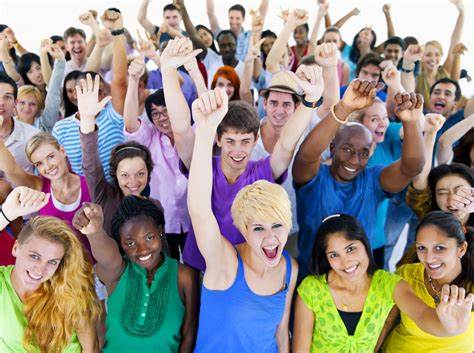
#> input picture f.jpg, 474 x 353 px
$ python face_recog.py
#> lines starting #> are read from the running program, lines starting #| are printed output that depends on the picture; after the words box and inside, x2 and y2 are one past the last pixel; in counts of white or black regions, pixels touching at a corner belong together
import cv2

# Load the pre-trained Haar cascade classifier for face detection
face_cascade = cv2.CascadeClassifier(cv2.data.haarcascades + 'haarcascade_frontalface_default.xml')

# Load the image
image = cv2.imread('./f.jpg')
#> image is the input picture: shape (353, 474, 3); mean B, G, R 136.2, 140.9, 148.3

# Convert the image to grayscale
gray_image = cv2.cvtColor(image, cv2.COLOR_BGR2GRAY)
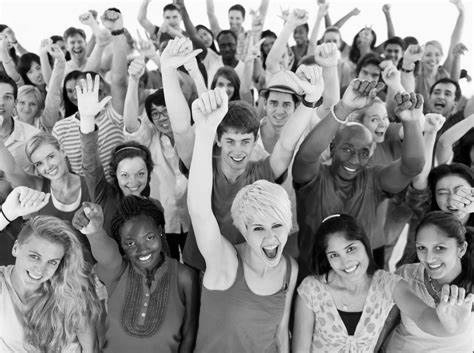
#> gray_image: shape (353, 474); min 0, max 255, mean 142.6

# Detect faces in the image
faces = face_cascade.detectMultiScale(gray_image, scaleFactor=1.1, minNeighbors=5, minSize=(30, 30))
#> faces = [[263, 91, 34, 34], [114, 159, 38, 38], [410, 231, 50, 50], [215, 124, 46, 46], [427, 174, 46, 46], [241, 207, 56, 56], [17, 240, 51, 51]]

# Draw rectangles around the detected faces
for (x, y, w, h) in faces:
    cv2.rectangle(image, (x, y), (x+w, y+h), (255, 0, 0), 2)
#> this loop made 7 passes
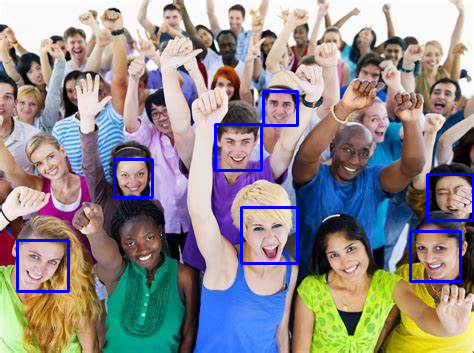
#> image: shape (353, 474, 3); 2.26% of pixels changed, all inside (x1, y1, x2, y2) = (16, 90, 474, 293)

# Display the image with detected faces
cv2.imshow('Faces Detected', image)
cv2.waitKey(0)
cv2.destroyAllWindows()

$ run again, with a.jpg copied over f.jpg
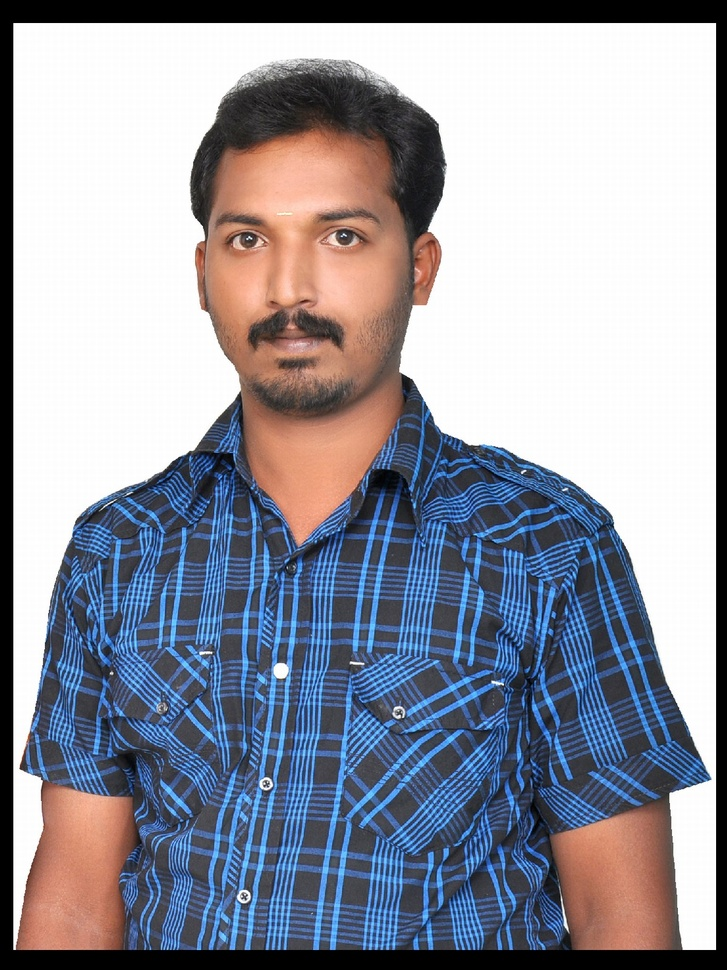
#> input picture a.jpg, 727 x 970 px, shrunk from 1200 x 1600 before the run
#> image is the input picture: shape (970, 727, 3); mean B, G, R 161, 149.6, 147.4
#> `gray_image = cv2.cvtColor(image, cv2.COLOR_BGR2GRAY)`:
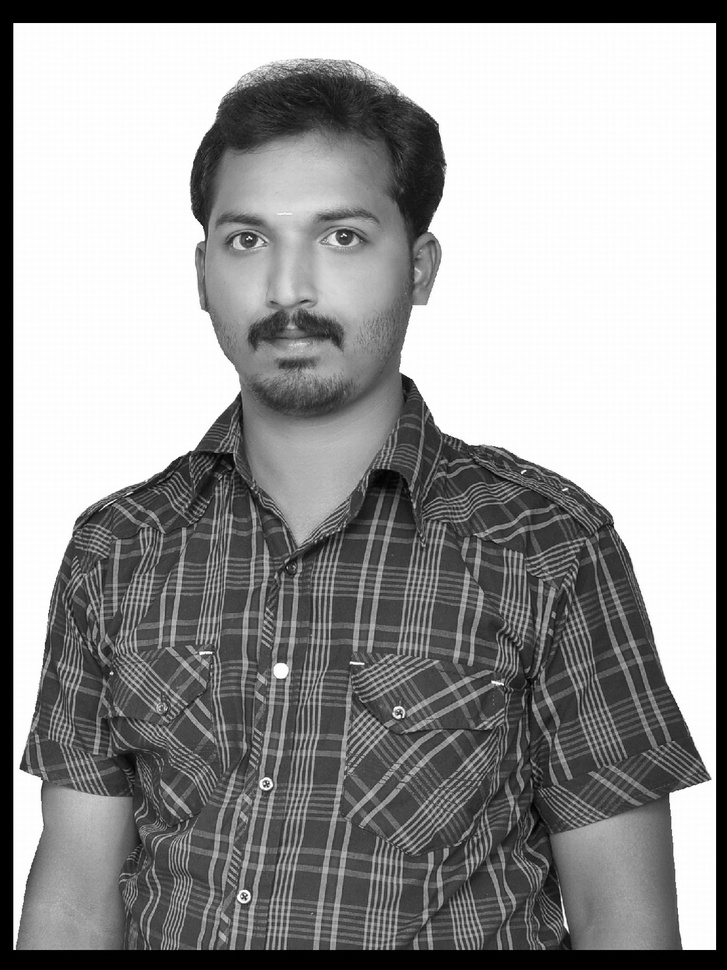
#> gray_image: shape (970, 727); min 0, max 255, mean 150.2
#> faces = [[169, 139, 259, 259]]
#> the loop `for (x, y, w, h) in faces:` made 1 pass
#> after the loop `for (x, y, w, h) in faces:`:
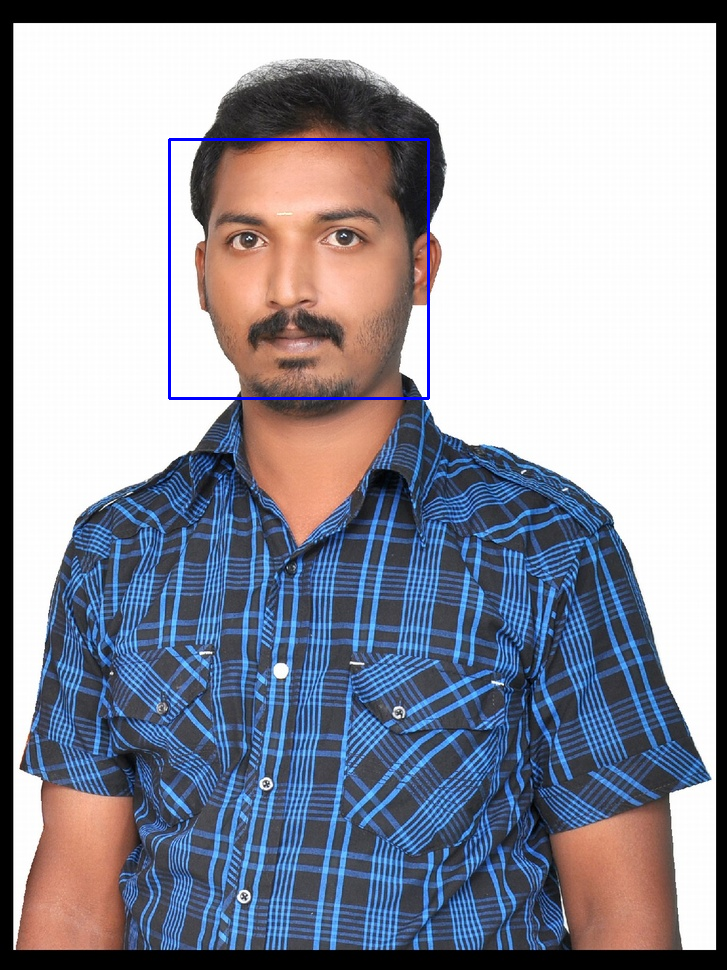
#> image: shape (970, 727, 3); 0.44% of pixels changed, all inside (x1, y1, x2, y2) = (168, 138, 430, 400)

$ run again, with b.jpg copied over f.jpg
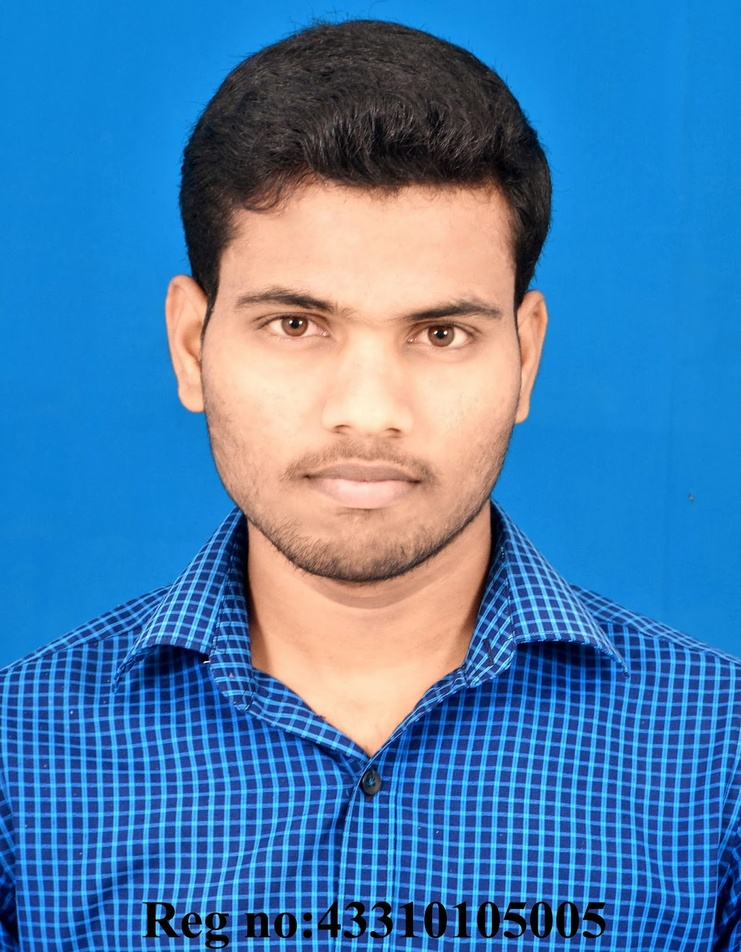
#> input picture b.jpg, 741 x 952 px, shrunk from 1245 x 1600 before the run
#> image is the input picture: shape (952, 741, 3); mean B, G, R 175.9, 126, 72.1
#> `gray_image = cv2.cvtColor(image, cv2.COLOR_BGR2GRAY)`:
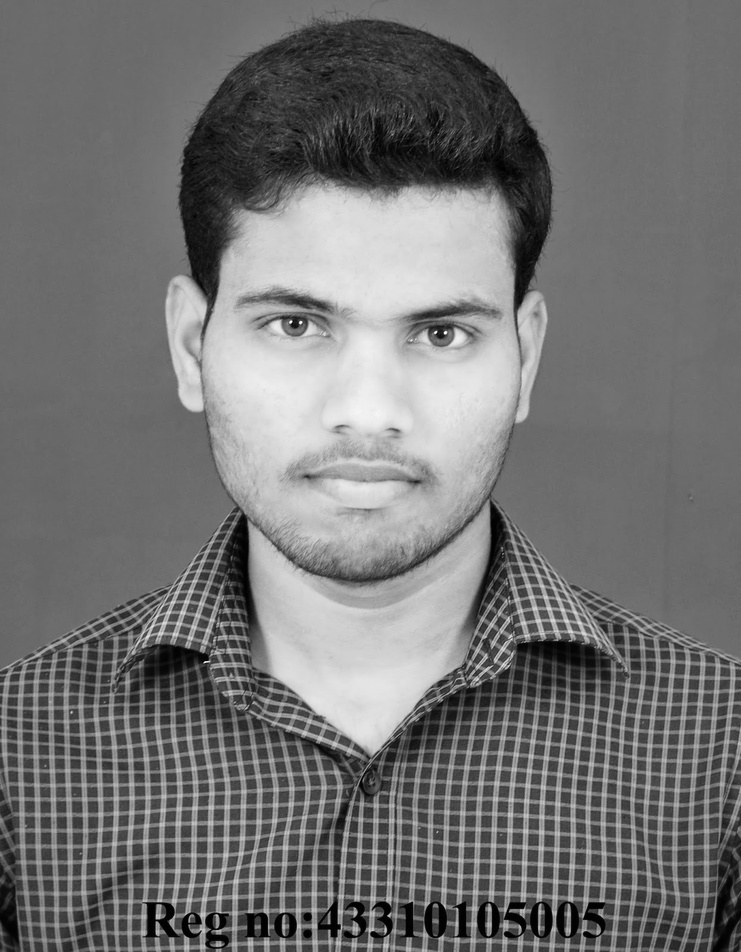
#> gray_image: shape (952, 741); min 0, max 253, mean 115.6
#> faces = [[156, 169, 421, 421]]
#> the loop `for (x, y, w, h) in faces:` made 1 pass
#> after the loop `for (x, y, w, h) in faces:`:
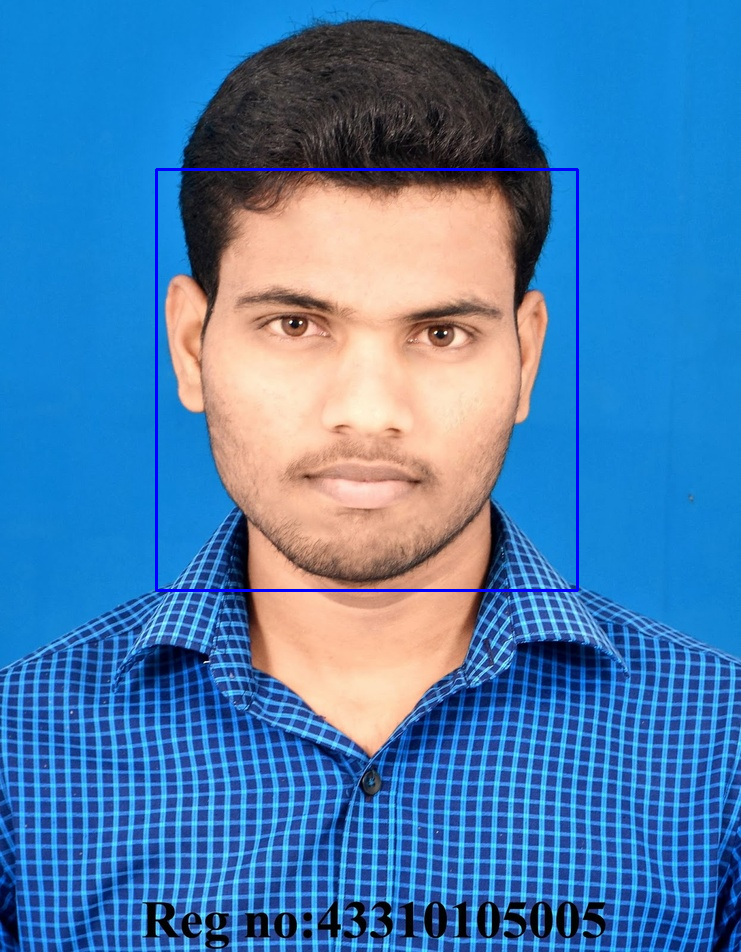
#> image: shape (952, 741, 3); 0.72% of pixels changed, all inside (x1, y1, x2, y2) = (155, 168, 579, 592)

$ run again, with d.jpg copied over f.jpg
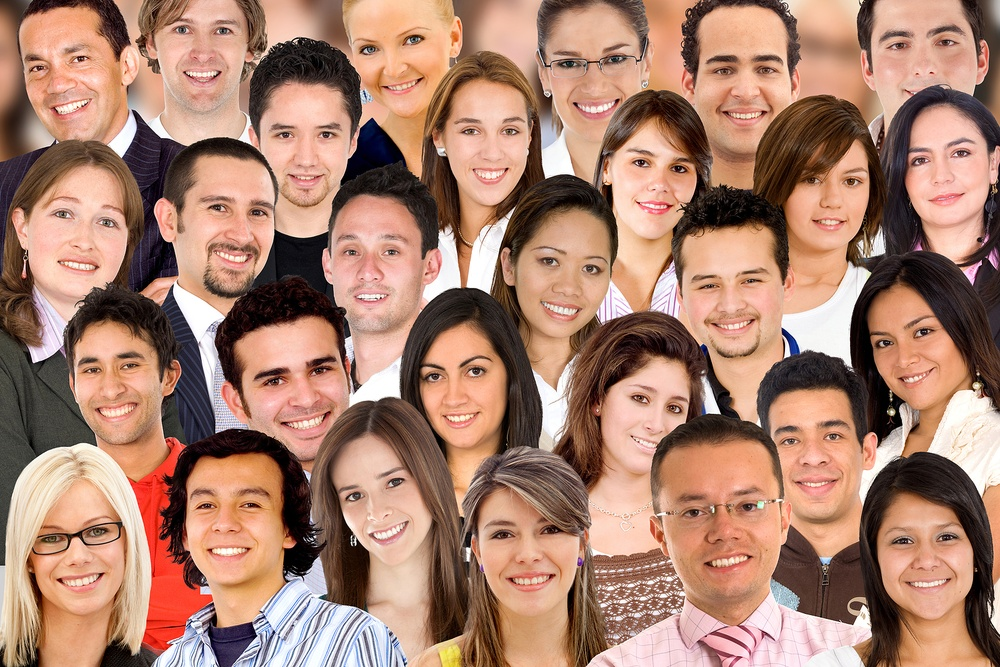
#> input picture d.jpg, 1000 x 667 px, shrunk from 1600 x 1067 before the run
#> image is the input picture: shape (667, 1000, 3); mean B, G, R 110.6, 129, 170.2
#> `gray_image = cv2.cvtColor(image, cv2.COLOR_BGR2GRAY)`:
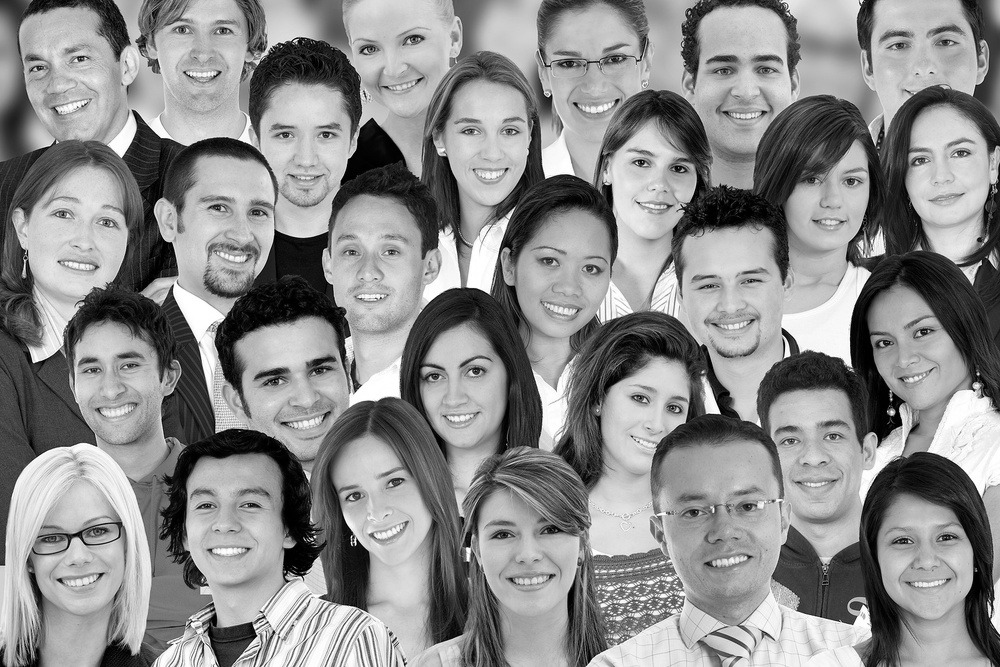
#> gray_image: shape (667, 1000); min 0, max 255, mean 139.2
#> faces = 29 rows, first 6: [706, 332, 63, 63], [165, 4, 78, 78], [889, 117, 102, 102], [605, 125, 106, 106], [784, 145, 97, 97], [404, 332, 107, 107]
#> the loop `for (x, y, w, h) in faces:` made 29 passes
#> after the loop `for (x, y, w, h) in faces:`:
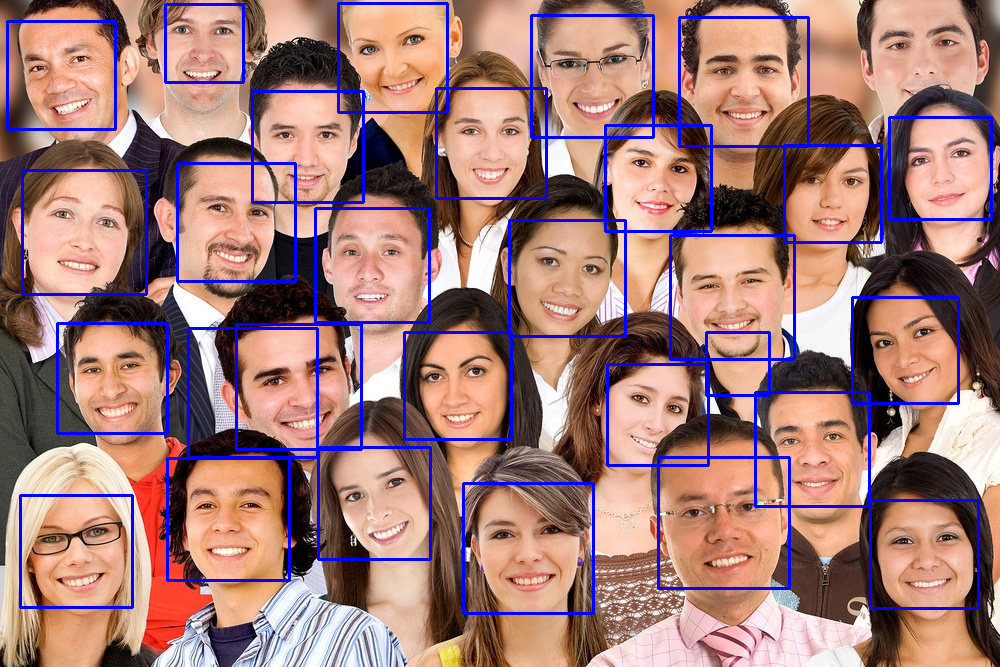
#> image: shape (667, 1000, 3); 5.7% of pixels changed, all inside (x1, y1, x2, y2) = (6, 2, 993, 615)
